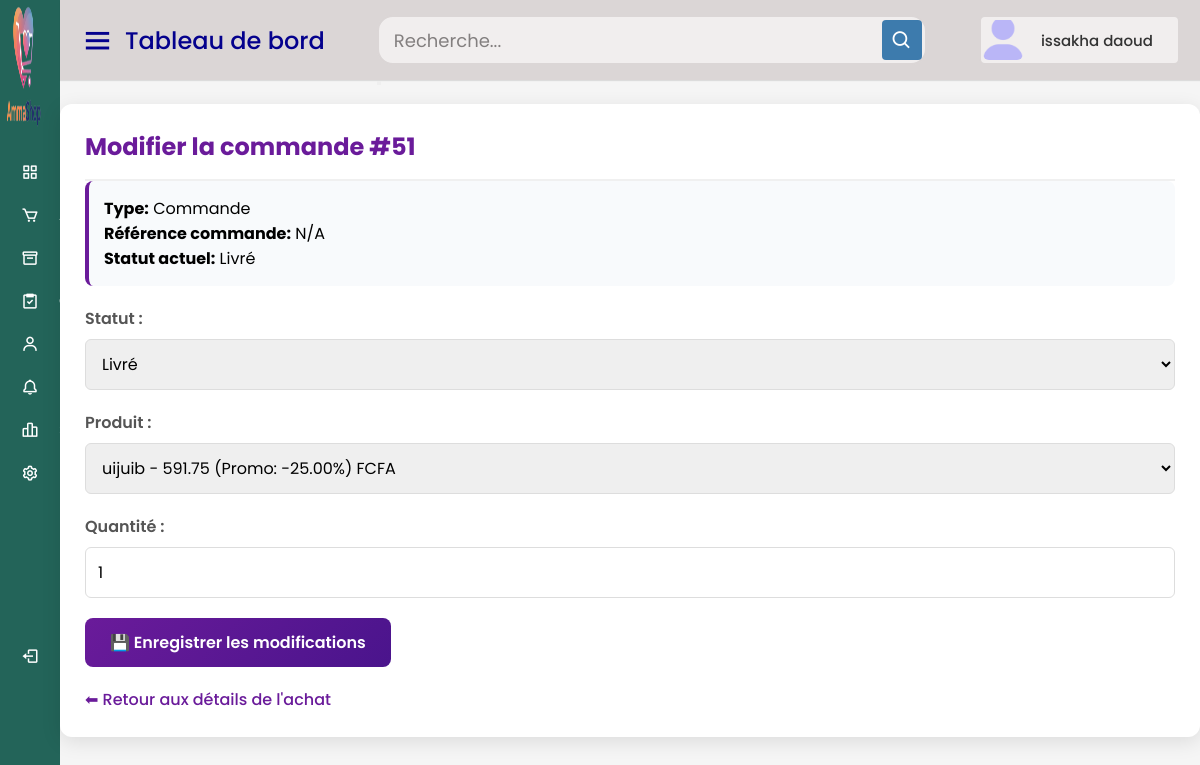
/tchadshop/modifier_achat.php?id=51 (signed in), run on the app's committed database.
### tables this page shows
CREATE TABLE IF NOT EXISTS `commandes` (
  `id` int NOT NULL AUTO_INCREMENT,
  `client_id` int DEFAULT NULL,
  `livreur_id` int DEFAULT NULL,
  `statut` enum('en attente','en cours','livré','échec') DEFAULT 'en attente',
  `total` decimal(10,2) NOT NULL,
  `date_commande` datetime DEFAULT CURRENT_TIMESTAMP,
  `latitude` decimal(10,8) DEFAULT NULL,
  `longitude` decimal(11,8) DEFAULT NULL,
  `adresse` varchar(255) DEFAULT NULL,
  `date_livraison` datetime DEFAULT NULL,
  `temps_livraison` varchar(50) DEFAULT NULL,
  `date_livraison_prevue` datetime DEFAULT NULL,
  `audio_path` varchar(255) DEFAULT NULL,
  `vu` tinyint(1) NOT NULL DEFAULT '0',
  PRIMARY KEY (`id`),
  KEY `commandes_ibfk_1` (`client_id`),
  KEY `commandes_ibfk_2` (`livreur_id`)
);

CREATE TABLE IF NOT EXISTS `historique_achats` (
  `id` int NOT NULL AUTO_INCREMENT,
  `produit_id` int NOT NULL,
  `commande_id` int DEFAULT NULL,
  `client_id` int DEFAULT NULL,
  `quantite` int NOT NULL,
  `date_achat` datetime DEFAULT CURRENT_TIMESTAMP,
  `prix_unitaire` decimal(10,2) NOT NULL,
  PRIMARY KEY (`id`),
  KEY `produit_id` (`produit_id`),
  KEY `commande_id` (`commande_id`),
  KEY `client_id` (`client_id`)
);

CREATE TABLE IF NOT EXISTS `produits` (
  `id` int NOT NULL AUTO_INCREMENT,
  `nom` varchar(255) DEFAULT NULL,
  `description` text,
  `prix` decimal(10,2) DEFAULT NULL,
  `stock` int DEFAULT NULL,
  `statut` enum('disponible','rupture','bientôt') DEFAULT 'disponible',
  `created_at` timestamp NULL DEFAULT CURRENT_TIMESTAMP,
  `vu` tinyint(1) DEFAULT '0',
  `promotion` decimal(5,2) DEFAULT '0.00' COMMENT 'Pourcentage de réduction',
  `prix_promotion` decimal(10,2) DEFAULT NULL COMMENT 'Prix après réduction',
  `date_debut_promo` date DEFAULT NULL,
  `date_fin_promo` date DEFAULT NULL,
  PRIMARY KEY (`id`)
);

CREATE TABLE IF NOT EXISTS `details_commandes` (
  `id` int NOT NULL AUTO_INCREMENT,
  `commande_id` int NOT NULL,
  `produit_id` int NOT NULL,
  `quantite` int NOT NULL,
  `prix_unitaire` decimal(10,2) NOT NULL,
  `promotion` tinyint(1) DEFAULT '0',
  PRIMARY KEY (`id`),
  KEY `commande_id` (`commande_id`),
  KEY `produit_id` (`produit_id`)
);

### tchadshop/modifier_achat.php (the view, shortened to what this page needs)
<?php
$conn = new mysqli("localhost", "root", "", "tchadshop_db");
$id = intval($_GET['id'] ?? 0);
$sql_achat = "SELECT * FROM historique_achats WHERE id = $id";
$result_achat = $conn->query($sql_achat);
$achat = $result_achat->fetch_assoc();
$is_commande = !empty($achat['commande_id']);
$produits = $conn->query("SELECT id, nom, prix, promotion, prix_promotion FROM produits WHERE statut = 'disponible'");
if ($is_commande) {
    $commande = $conn->query("SELECT * FROM commandes WHERE id = {$achat['commande_id']}")->fetch_assoc();
    $details = $conn->query("SELECT * FROM details_commandes WHERE commande_id = {$achat['commande_id']} AND produit_id = {$achat['produit_id']}")->fetch_assoc();
} else {
    $details = $achat;
}
?>
<!DOCTYPE html>
<html lang="fr">
<head>
</head>
<body>
    <?php include("header.php") ; ?>
<div class="home-content">
    <div class="container">
        <h2><?= $is_commande ? "Modifier la commande" : "Modifier l'achat direct" ?> #<?= $id ?></h2>
        <div class="info-box">
            <strong>Type:</strong> <?= $is_commande ? "Commande" : "Achat direct" ?><br>
            <?php if ($is_commande): ?>
            <strong>Référence commande:</strong> <?= $commande['reference'] ?? 'N/A' ?><br>
            <strong>Statut actuel:</strong> <?= ucfirst($commande['statut'] ?? 'N/A') ?>
            <?php endif; ?>
        </div>
        <form method="POST">
            <?php if ($is_commande): ?>
            <div class="form-group">
                <label for="statut">Statut :</label>
                <select name="statut" id="statut" required>
                    <option value="livré" <?= ($commande['statut'] ?? '') === 'livré' ? 'selected' : '' ?>>Livré</option>
                </select>
            </div>
            <?php endif; ?>
            <div class="form-group">
                <label for="produit_id">Produit :</label>
                <select name="produit_id" id="produit_id" required>
                    <?php while ($p = $produits->fetch_assoc()):
                        $prix_affichage = $p['prix'];
                        if (!empty($p['promotion']) && $p['promotion'] > 0) {
                            $prix_promo = $p['prix_promotion'] ?? $p['prix'] * (1 - ($p['promotion'] / 100));
                            $prix_affichage = number_format($prix_promo, 2) . " (Promo: -{$p['promotion']}%)";
                        } else {
                            $prix_affichage = number_format($p['prix'], 2);
                        }
                    ?>
                        <option value="<?= $p['id'] ?>" <?= $p['id'] == $achat['produit_id'] ? 'selected' : '' ?>>
                            <?= htmlspecialchars($p['nom']) ?> - <?= $prix_affichage ?> FCFA
                        </option>
                    <?php endwhile; ?>
                </select>
            </div>
            <div class="form-group">
                <label for="quantite">Quantité :</label>
                <input type="number" name="quantite" id="quantite" value="<?= $details['quantite'] ?? 1 ?>" min="1" required>
            </div>
            <button type="submit" class="btn1">💾 Enregistrer les modifications</button>
        </form>
        <a href="details_achat.php?id=<?= $id ?>" class="back-link">⬅ Retour aux détails de l'achat</a>
    </div>
</body>
</html>

### tchadshop/style4.css (style rules this page uses)
* { margin: 0; padding: 0; box-sizing: border-box; font-family: "Poppins", sans-serif; }
.home-section .home-content { position: relative; padding-top: 104px; }

### tchadshop/modifier_achat.php (style rules this page uses)
body { font-family: 'Segoe UI', Tahoma, Geneva, Verdana, sans-serif; background-color: #f5f7fa; }
.container { background: white; padding: 25px; border-radius: 12px; box-shadow: 0 5px 20px rgba(0, 0, 0, 0.1); }
h2 { color: #6a1b9a; margin-top: 0; padding-bottom: 15px; border-bottom: 2px solid #f0f0f0; }
.form-group { margin-bottom: 20px; }
label { display: block; margin-bottom: 8px; font-weight: 600; color: #555; }
select, input[type="number"] { width: 100%; padding: 12px; border: 1px solid #ddd; border-radius: 6px; font-size: 16px; }
.btn1 { background: linear-gradient(135deg, #6a1b9a, #4a148c); color: white; border: none; padding: 12px 25px; border-radius: 8px; cursor: pointer; font-weight: 600; font-size: 16px; display: inline-flex; align-items: center; gap: 8px; }
.back-link { display: inline-block; margin-top: 20px; color: #6a1b9a; text-decoration: none; font-weight: 500; }
.info-box { background: #f8fafc; padding: 15px; border-radius: 8px; margin-bottom: 20px; border-left: 4px solid #6a1b9a; }

### data on the page
commandes: statut "Livré"
historique_achats: produit_id "uijuib - 591.75 (Promo: -25.00%) FCFA"
details_commandes: quantite "1"

### other printed values
$page_title "Tableau de bord"
$adminName "issakha daoud"
$id "51"
$commande['reference'] "N/A"
